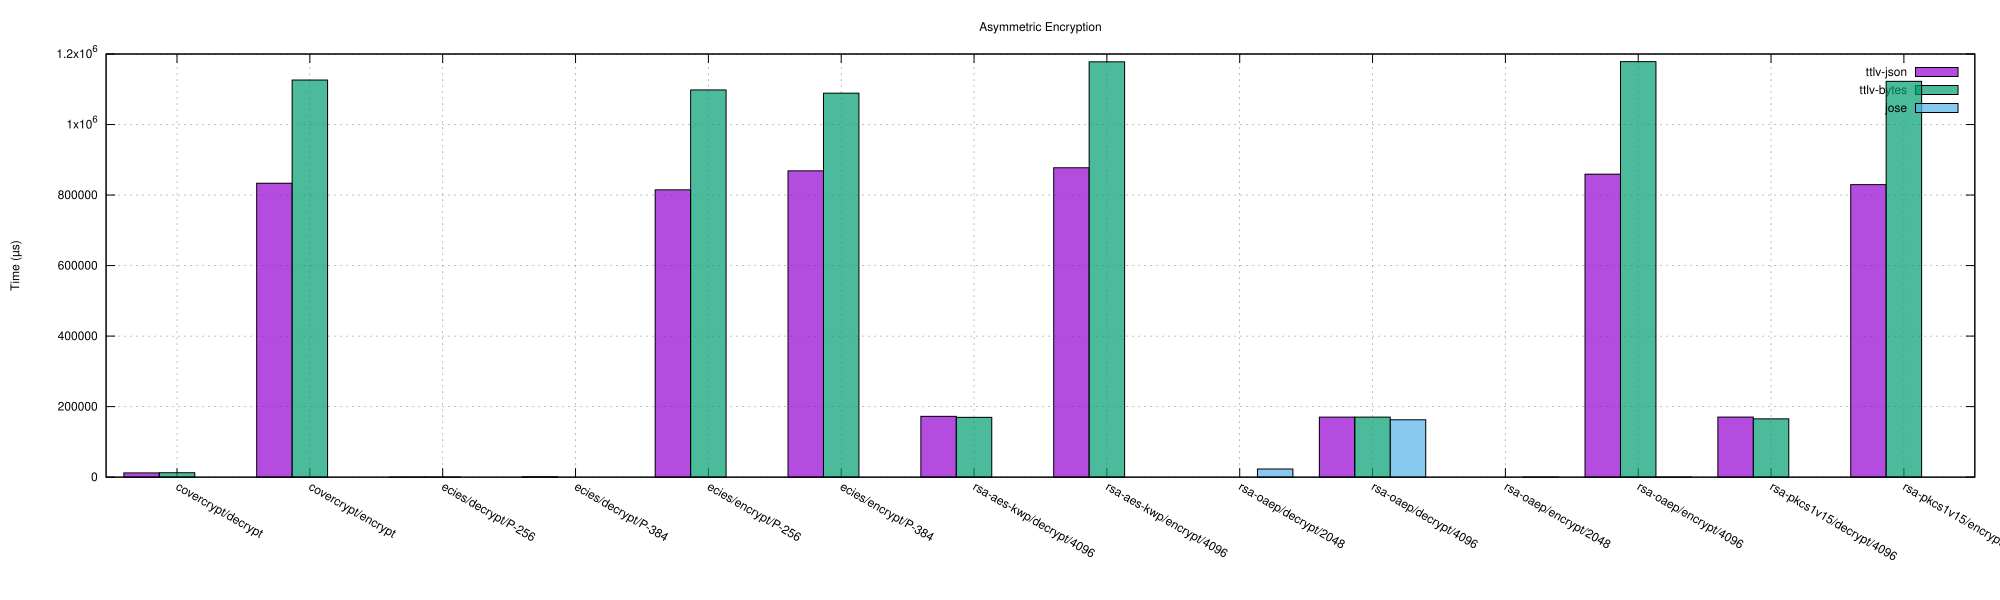

Write the gnuplot code that produced this figure.
set terminal svg size 2000,600 enhanced font 'Helvetica,12'
set output 'asymmetric_encrypt.svg'
set title 'Asymmetric Encryption'
set grid
set ylabel 'Time (µs)'
set style data boxes
set style fill solid 0.7 border -1
set boxwidth 0.267
set grid ytics
set key top right
set xtics rotate by -30
set xtics ("covercrypt/decrypt" 0, "covercrypt/encrypt" 1, "ecies/decrypt/P-256" 2, "ecies/decrypt/P-384" 3, "ecies/encrypt/P-256" 4, "ecies/encrypt/P-384" 5, "rsa-aes-kwp/decrypt/4096" 6, "rsa-aes-kwp/encrypt/4096" 7, "rsa-oaep/decrypt/2048" 8, "rsa-oaep/decrypt/4096" 9, "rsa-oaep/encrypt/2048" 10, "rsa-oaep/encrypt/4096" 11, "rsa-pkcs1v15/decrypt/4096" 12, "rsa-pkcs1v15/encrypt/4096" 13)
plot 'asymmetric_encrypt.dat' using ($1+-0.267):2 with boxes lw 1 title 'ttlv-json', \
     'asymmetric_encrypt.dat' using ($1+0.000):3 with boxes lw 1 title 'ttlv-bytes', \
     'asymmetric_encrypt.dat' using ($1+0.267):4 with boxes lw 1 title 'jose'
